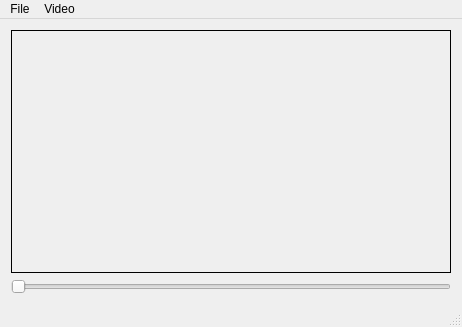
<?xml version="1.0" encoding="UTF-8"?>
<ui version="4.0">
 <class>MainWindow</class>
 <widget class="QMainWindow" name="MainWindow">
  <property name="geometry">
   <rect>
    <x>0</x>
    <y>0</y>
    <width>462</width>
    <height>327</height>
   </rect>
  </property>
  <property name="windowTitle">
   <string>GIFMate</string>
  </property>
  <property name="documentMode">
   <bool>false</bool>
  </property>
  <property name="dockNestingEnabled">
   <bool>false</bool>
  </property>
  <property name="unifiedTitleAndToolBarOnMac">
   <bool>false</bool>
  </property>
  <widget class="QWidget" name="centralWidget">
   <layout class="QGridLayout" name="gridLayout">
    <item row="0" column="0">
     <widget class="QLabel" name="frameDisplay">
      <property name="sizePolicy">
       <sizepolicy hsizetype="Expanding" vsizetype="Expanding">
        <horstretch>0</horstretch>
        <verstretch>0</verstretch>
       </sizepolicy>
      </property>
      <property name="minimumSize">
       <size>
        <width>100</width>
        <height>100</height>
       </size>
      </property>
      <property name="frameShape">
       <enum>QFrame::Box</enum>
      </property>
      <property name="lineWidth">
       <number>1</number>
      </property>
      <property name="text">
       <string/>
      </property>
      <property name="alignment">
       <set>Qt::AlignCenter</set>
      </property>
     </widget>
    </item>
    <item row="1" column="0">
     <widget class="QSlider" name="horizontalSlider">
      <property name="enabled">
       <bool>true</bool>
      </property>
      <property name="orientation">
       <enum>Qt::Horizontal</enum>
      </property>
     </widget>
    </item>
   </layout>
  </widget>
  <widget class="QMenuBar" name="menuBar">
   <property name="geometry">
    <rect>
     <x>0</x>
     <y>0</y>
     <width>462</width>
     <height>21</height>
    </rect>
   </property>
   <widget class="QMenu" name="menuFile">
    <property name="title">
     <string>File</string>
    </property>
    <addaction name="openVideo"/>
   </widget>
   <widget class="QMenu" name="menuVideo">
    <property name="title">
     <string>Video</string>
    </property>
    <addaction name="actionPlay"/>
   </widget>
   <addaction name="menuFile"/>
   <addaction name="menuVideo"/>
  </widget>
  <widget class="QStatusBar" name="statusBar"/>
  <action name="openVideo">
   <property name="text">
    <string>Open Video</string>
   </property>
  </action>
  <action name="actionPlay">
   <property name="text">
    <string>Play</string>
   </property>
  </action>
 </widget>
 <layoutdefault spacing="6" margin="11"/>
 <resources/>
 <connections/>
</ui>
